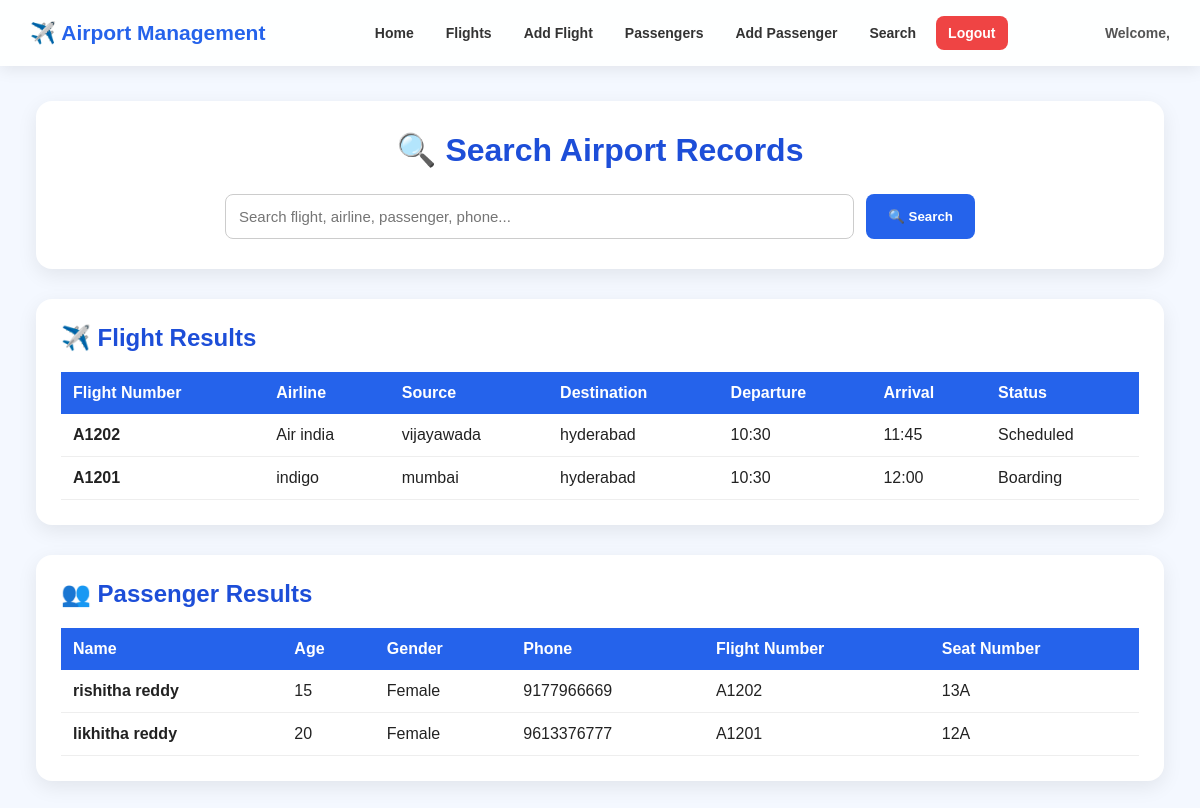
The page /search (signed in) on the database as committed earlier.
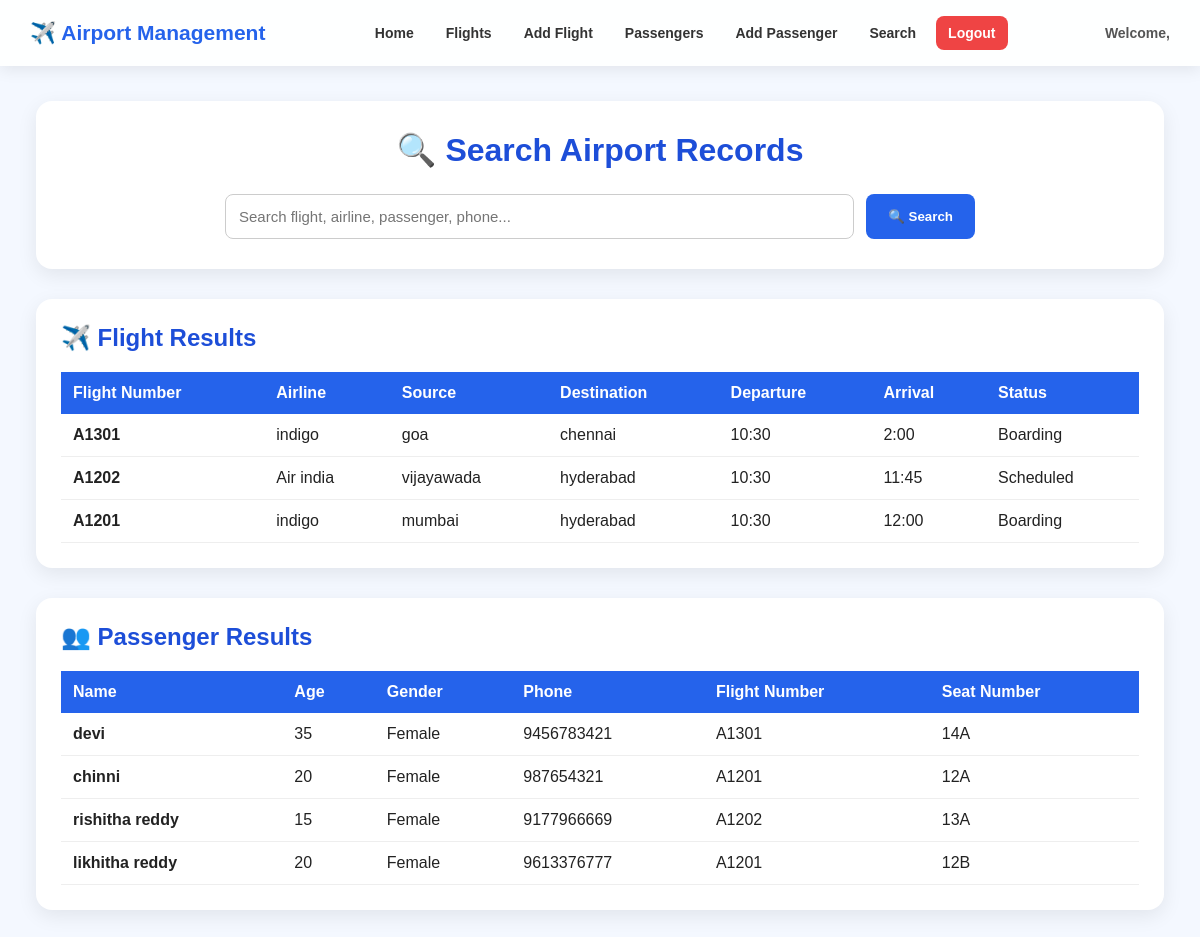
The same page on the database as committed later.
### tables this page shows
CREATE TABLE flights (
            id INTEGER PRIMARY KEY AUTOINCREMENT,
            flight_number TEXT NOT NULL,
            airline TEXT NOT NULL,
            source TEXT NOT NULL,
            destination TEXT NOT NULL,
            departure_time TEXT NOT NULL,
            arrival_time TEXT NOT NULL,
            status TEXT NOT NULL
        );

CREATE TABLE passengers (
            id INTEGER PRIMARY KEY AUTOINCREMENT,
            name TEXT NOT NULL,
            age INTEGER NOT NULL,
            gender TEXT NOT NULL,
            phone TEXT NOT NULL,
            flight_number TEXT NOT NULL,
            seat_number TEXT NOT NULL
        );

### server.py (the view)
@app.route("/search")
def search():
    if not login_required():
        return redirect("/login")
    search_text = request.args.get(
        "q", ""
    ).strip()
    connection = get_database_connection()
    cursor = connection.cursor()
    search_value = f"%{search_text}%"
    cursor.execute("""
        SELECT *
        FROM flights
        WHERE
            flight_number LIKE ?
            OR airline LIKE ?
            OR source LIKE ?
            OR destination LIKE ?
        ORDER BY id DESC
    """, (
        search_value,
        search_value,
        search_value,
        search_value
    ))
    flights = cursor.fetchall()
    cursor.execute("""
        SELECT *
        FROM passengers
        WHERE
            name LIKE ?
            OR phone LIKE ?
            OR flight_number LIKE ?
            OR seat_number LIKE ?
        ORDER BY id DESC
    """, (
        search_value,
        search_value,
        search_value,
        search_value
    ))
    passengers = cursor.fetchall()
    connection.close()
    theme = request.cookies.get("theme", "light")
    return render_template(
        "search.html",
        flights=flights,
        passengers=passengers,
        search_text=search_text,
        theme=theme
    )

### server.py (called while the page is built)
def get_database_connection():
    connection = sqlite3.connect("users.db")
    connection.row_factory = sqlite3.Row
    return connection

def login_required():
    return "user_id" in session

### templates/search.html (shortened to what this page needs)
<!DOCTYPE html>
<html lang="en">
<head>
</head>
<body>
    {% include 'navbar.html' %}
    <div class="container">
        <div class="search-box">
            <h1>🔍 Search Airport Records</h1>
            <form action="/search" method="GET" class="search-form">
                <input
                    type="text"
                    name="q"
                    placeholder="Search flight, airline, passenger, phone..."
                    value="{{ search_text }}"
                >
                <button type="submit" class="search-btn">
                    🔍 Search
                </button>
            </form>
        </div>
        {% if flights %}
        <div class="results-box">
            <h2>✈️ Flight Results</h2>
            <table>
                <thead>
                    <tr>
                        <th>Flight Number</th>
                        <th>Airline</th>
                        <th>Source</th>
                        <th>Destination</th>
                        <th>Departure</th>
                        <th>Arrival</th>
                        <th>Status</th>
                    </tr>
                </thead>
                <tbody>
                    {% for flight in flights %}
                    <tr>
                        <td>
                            <strong>{{ flight['flight_number'] }}</strong>
                        </td>
                        <td>{{ flight['airline'] }}</td>
                        <td>{{ flight['source'] }}</td>
                        <td>{{ flight['destination'] }}</td>
                        <td>{{ flight['departure_time'] }}</td>
                        <td>{{ flight['arrival_time'] }}</td>
                        <td>{{ flight['status'] }}</td>
                    </tr>
                    {% endfor %}
                </tbody>
            </table>
        </div>
        {% endif %}
        {% if passengers %}
        <div class="results-box">
            <h2>👥 Passenger Results</h2>
            <table>
                <thead>
                    <tr>
                        <th>Name</th>
                        <th>Age</th>
                        <th>Gender</th>
                        <th>Phone</th>
                        <th>Flight Number</th>
                        <th>Seat Number</th>
                    </tr>
                </thead>
                <tbody>
                    {% for passenger in passengers %}
                    <tr>
                        <td>
                            <strong>{{ passenger['name'] }}</strong>
                        </td>
                        <td>{{ passenger['age'] }}</td>
                        <td>{{ passenger['gender'] }}</td>
                        <td>{{ passenger['phone'] }}</td>
                        <td>{{ passenger['flight_number'] }}</td>
                        <td>{{ passenger['seat_number'] }}</td>
                    </tr>
                    {% endfor %}
                </tbody>
            </table>
        </div>
        {% endif %}
    </div>
</body>
</html>

### templates/navbar.html (shortened to what this page needs)
<nav class="navbar">
    <div class="nav-brand">
        ✈️ Airport Management
    </div>
    <div class="nav-links">
        <a href="/">Home</a>
        <a href="/flights">Flights</a>
        <a href="/add-flight">Add Flight</a>
        <a href="/passengers">Passengers</a>
        <a href="/add-passenger">Add Passenger</a>
        <a href="/search">Search</a>
        <a href="/logout" class="logout-btn">Logout</a>
    </div>
    <div class="nav-user">
        Welcome, {{ fullname }}
    </div>
</nav>

### templates/search.html (style rules this page uses)
* { box-sizing: border-box; }
body { margin: 0; font-family: Arial, sans-serif; background: #f4f8ff; color: #222; }
.container { width: 94%; max-width: 1200px; margin: 35px auto; }
.search-box { background: white; padding: 30px; border-radius: 16px; box-shadow: 0 6px 20px rgba(0, 0, 0, 0.08); margin-bottom: 30px; }
h1 { text-align: center; color: #1d4ed8; margin-top: 0; }
.search-form { display: flex; gap: 12px; max-width: 750px; margin: 25px auto 0; }
.search-form input { flex: 1; padding: 13px; border: 1px solid #ccc; border-radius: 8px; font-size: 15px; outline: none; }
.search-btn { padding: 13px 22px; border: none; border-radius: 8px; background: #2563eb; color: white; font-weight: bold; cursor: pointer; }
.results-box { background: white; padding: 25px; border-radius: 16px; box-shadow: 0 6px 20px rgba(0, 0, 0, 0.08); margin-bottom: 30px; overflow-x: auto; }
.results-box h2 { color: #1d4ed8; margin-top: 0; }
table { width: 100%; border-collapse: collapse; min-width: 750px; }
th { background: #2563eb; color: white; padding: 12px; text-align: left; }
td { padding: 12px; border-bottom: 1px solid #eee; }

### templates/navbar.html (style rules this page uses)
.navbar { width: 100%; box-sizing: border-box; padding: 16px 30px; display: flex; align-items: center; justify-content: space-between; gap: 20px; background: rgba(255, 255, 255, 0.95); box-shadow: 0 4px 15px rgba(0, 0, 0, 0.08); position: sticky; top: 0; z-index: 1000; font-family: Arial, sans-serif; }
.nav-brand { font-size: 21px; font-weight: bold; color: #2563eb; white-space: nowrap; }
.nav-links { display: flex; align-items: center; gap: 8px; flex-wrap: wrap; justify-content: center; }
.nav-links a { text-decoration: none; color: #333; font-size: 14px; font-weight: 600; padding: 9px 12px; border-radius: 8px; transition: 0.3s; }
.nav-links .logout-btn { background: #ef4444; color: white; }
.nav-user { font-size: 14px; font-weight: 600; color: #555; white-space: nowrap; }

Rows that differ between the two databases and show on the page:
added flights: flight_number "A1301", airline "indigo", source "goa", destination "chennai", departure_time "10:30", arrival_time "2:00", status "Boarding"
added passengers: name "devi", age "35", gender "Female", phone "9456783421", flight_number "A1301", seat_number "14A"
added passengers: name "chinni", age "20", gender "Female", phone "987654321", flight_number "A1201", seat_number "12A"
changed passengers "likhitha reddy": seat_number "12A" → "12B"
